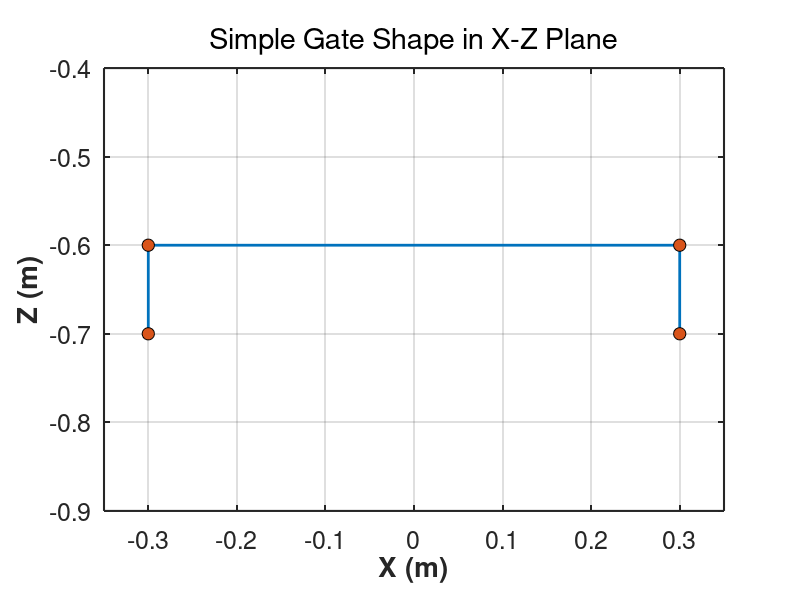

MATLAB code to generate this figure:
clc; clear; close all;

%% ===== 定义关键点（X,Z）=====
A = [-0.3, -0.7];   % 左下
B = [-0.3, -0.6];   % 左上
C = [ 0.3, -0.6];   % 右上
D = [ 0.3, -0.7];   % 右下

%% ===== 轨迹拼接 =====
X = [A(1) B(1) C(1) D(1)];
Z = [A(2) B(2) C(2) D(2)];

%% 图2
figure('Color','w');   % 白底

plot(X, Z, ...
    'LineWidth', 2, ...
    'Color',[0 0.4470 0.7410]);   % 默认MATLAB蓝
hold on;

% 关键点
scatter(X, Z, 80, ...
    'filled', ...
    'MarkerFaceColor',[0.85 0.33 0.1], ...
    'MarkerEdgeColor','k');

grid on;
axis equal;

% 坐标范围
xlim([-0.35 0.35]);
ylim([-0.9 -0.4]);

% 坐标轴统一格式
set(gca, ...
    'FontSize',18, ...
    'LineWidth',1.5, ...
    'TickDir','in', ...
    'Box','on');

xlabel('X (m)', ...
    'FontSize',20, ...
    'FontWeight','bold');

ylabel('Z (m)', ...
    'FontSize',20, ...
    'FontWeight','bold');

title('Simple Gate Shape in X-Z Plane', ...
    'FontSize',21, ...
    'FontWeight','normal');
